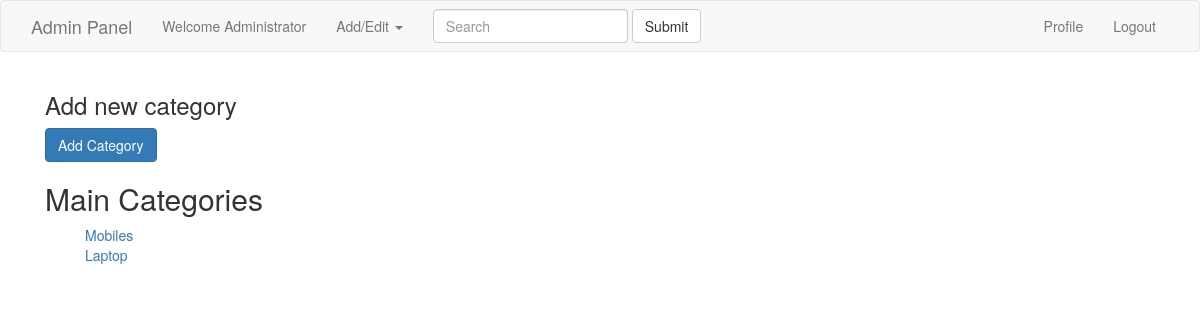
The page /admin/categories.php (signed in) on the database its author committed.
### tables this page shows
CREATE TABLE IF NOT EXISTS `user` (
  `user_id` int(11) NOT NULL,
  `user_name` varchar(255) NOT NULL,
  `user_uname` varchar(255) NOT NULL,
  `user_email` varchar(255) NOT NULL,
  `user_password` varchar(36) NOT NULL,
  `user_date` datetime NOT NULL,
  `user_role` int(11) NOT NULL,
  `user_status` tinyint(1) NOT NULL DEFAULT '0'
);

CREATE TABLE IF NOT EXISTS `category` (
  `category_id` int(11) NOT NULL,
  `category_name` text NOT NULL,
  `category_description` text NOT NULL,
  `parent` int(11) DEFAULT NULL,
  `status` tinyint(1) NOT NULL DEFAULT '1'
);

### admin/user_info.php (called while the page is built, shortened)
<?php
include_once($_SERVER["DOCUMENT_ROOT"]."/mystore/includes/php/functions.php");
include_once($_SERVER["DOCUMENT_ROOT"]."/mystore/includes/php/conx.php");
?>
<?php
if(is_login())
{
    $login = true;
    $user_id = $_SESSION["user_id"];
    $user_uname = $_SESSION["user_uname"];
    $user_info_query = mysqli_query($conx, "SELECT * FROM user WHERE user_id='$user_id' && user_uname='$user_uname' LIMIT 1");
    if($user_info_query)
    {
        $user_info = mysqli_fetch_array($user_info_query);
        extract($user_info);
    }else
    {
        header("refresh: login.php", 5);
        echo "<h2>No match found for the users with session</h2>";
    }
}else{
    header("location: login.php");
}
?>

### includes/php/functions.php (called while the page is built, shortened)
<?php
function is_login()
{
	if(isset($_SESSION["user_uname"], $_SESSION["user_id"]))
	{
		return true;
	}
	return false;
}
function is_parent($conx, $parent)
{
	$query = "SELECT
*
FROM
category
WHERE
parent='$parent'
";
	$query = mysqli_query($conx, $query);
	return false;
}
?>

### admin/includes/functions.php (the view, shortened to what this page needs)
<?php
function get_category($conx, $parent="NULL")
{
    if($parent=="NULL")
    {
        $query = "SELECT * FROM category WHERE parent is NULL";
    }else
    {
        $query = "SELECT * FROM category WHERE parent='$parent'";
    }
    $query = mysqli_query($conx, $query);
    if($query)
    {
?>
<ul class="categories_container">
    <?php
        while($row = mysqli_fetch_array($query))
        {
            extract($row);
            $is_parent = is_parent($conx, $category_id)
    ?>
    <li class="category_container">
        <div class="category">
            <a href="categories.php?catid=<?php echo $category_id;?>">
                <?php
            echo $category_name;
                ?>
            </a>
        </div>
    </li>
    <?php
        }
    ?>
</ul>
<?php
    }
}
?>

### admin/header.php (shortened to what this page needs)
<?php
include_once("user_info.php");
?>
<!DOCTYPE html>
<html lang="en">
    <head>
        <link rel="stylesheet" href="../includes/libraries/bootstrap/css/bootstrap.min.css" />
        <link rel="stylesheet" href="">
        <link rel="stylesheet" href="includes/style.css">
    </head>
    <body>
        <nav class="navbar navbar-default">
            <div class="container-fluid">
                <div class="container">
                    <div class="navbar-header">
                        <a class="navbar-brand" href="./">Admin Panel</a>
                    </div>
                    <div class="collapse navbar-collapse" id="bs-example-navbar-collapse-1">
                        <ul class="nav navbar-nav">
                            <li><a href="#">Welcome <?php echo $user_name;?></a></li>
                            <li class="dropdown">
                                <a href="#" class="dropdown-toggle" data-toggle="dropdown" role="button" aria-haspopup="true" aria-expanded="false">
                                    Add/Edit <span class="caret"></span>
                                </a>
                            </li>
                        </ul>
                        <form class="navbar-form navbar-left">
                            <div class="form-group">
                                <input type="text" class="form-control" placeholder="Search">
                            </div>
                            <button type="submit" class="btn btn-default">Submit</button>
                        </form>
                        <ul class="nav navbar-nav navbar-right">
                            <?php
                            if(!$login)
                            {
                            ?>
                            <li><a href="#login">Login</a></li>
                            <li><a href="#signup">SignUp</a></li>
                            <?php
                            }else
                            {
                            ?>
                            <li><a href="#">Profile</a></li>
                            <li><a href="../logout.php">Logout</a></li>
                            <?php
                            }
                            ?>
                        </ul>
                    </div>
                </div>
            </div>
        </nav>

### admin/includes/style.css (style rules this page uses)
.category { position: relative; }
ul.categories_container { list-style: none; }

### rows shown on the page
user: user_name "Administrator"
category: category_name "Mobiles"
category: category_name "Laptop"
